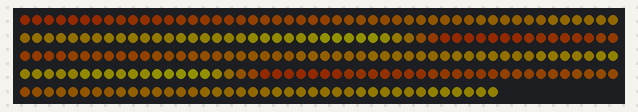
Recording of a sketch running on a simulated Arduino Uno, built with avr-gcc and run on an emulated ATmega328P. On the bench: 240 RGB LEDs in strip order, left to right, continuing on the next row. Dim RGB values are drawn brighter than linear.

Above: at 3.18 s.
At 39.36 s:
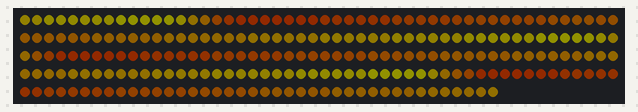

The sketch:

desertPalletESP.ino
```cpp
#include <FastLED.h>

#define LED_PIN     3
#define NUM_LEDS    240
#define BRIGHTNESS  64
#define LED_TYPE    WS2812B
#define COLOR_ORDER GRB
CRGB leds[NUM_LEDS];

#define UPDATES_PER_SECOND 100

DEFINE_GRADIENT_PALETTE( bhw1_07_gp ) {
    0, 232, 65,  1,
  255, 229,227,  1};

CRGBPalette16 currentPalette = bhw1_07_gp;
#define currentBlending LINEARBLEND

void setup() {
    delay(3000); // power-up safety delay
    FastLED.addLeds<LED_TYPE, LED_PIN, COLOR_ORDER>(leds, NUM_LEDS).setCorrection(TypicalLEDStrip);
    FastLED.setBrightness(BRIGHTNESS);
    FastLED.setMaxPowerInVoltsAndMilliamps(4.5, 500);
}


void loop(){
    static uint8_t startIndex = 0;
    startIndex = startIndex + 1; /* motion speed */

    FillLEDsFromPaletteColors( startIndex);

    FastLED.show();
    FastLED.delay(1000 / UPDATES_PER_SECOND);
}

void FillLEDsFromPaletteColors( uint8_t colorIndex) {
    uint8_t brightness = 255;

    for( int i = 0; i < NUM_LEDS; i++) {
        leds[i] = ColorFromPalette( currentPalette, colorIndex, brightness, currentBlending);
        colorIndex += 3;
    }
}
```
